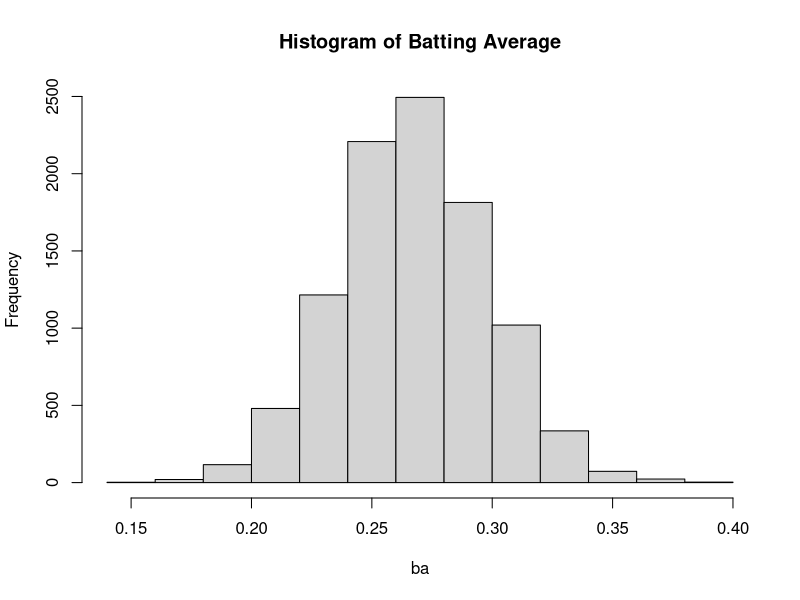
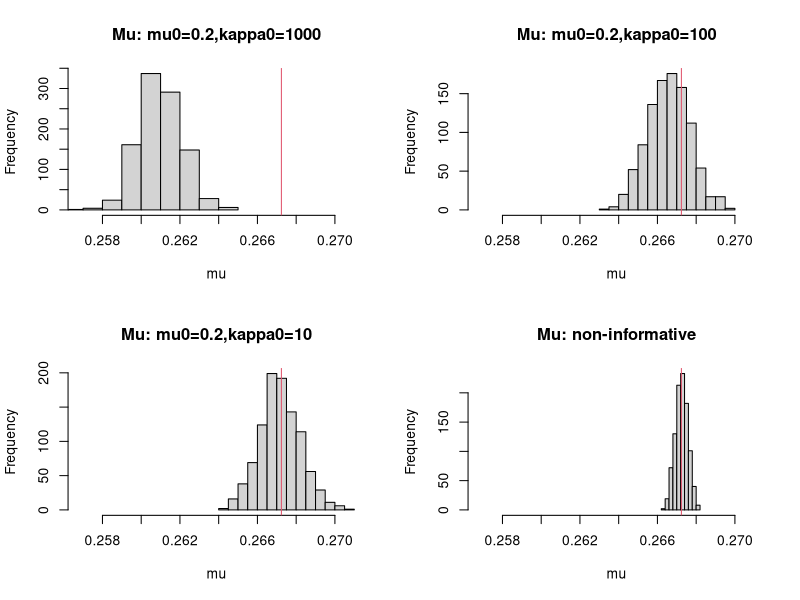
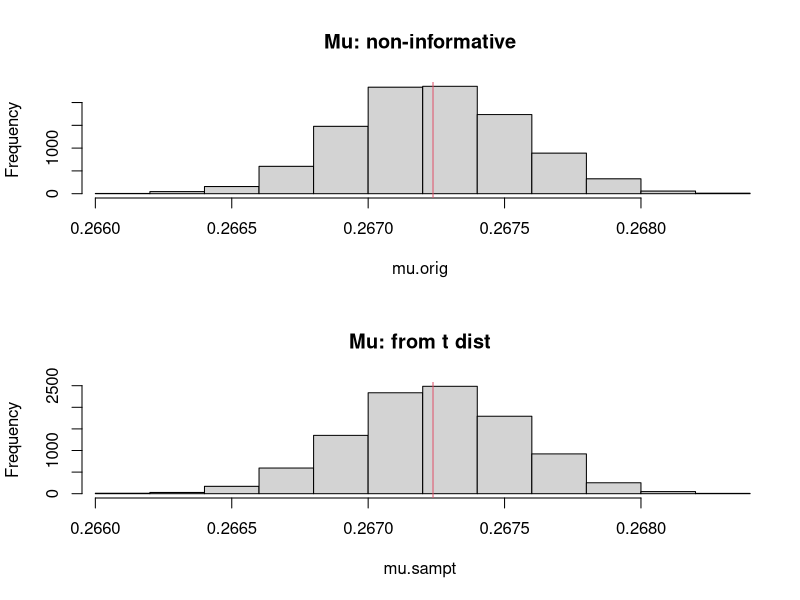
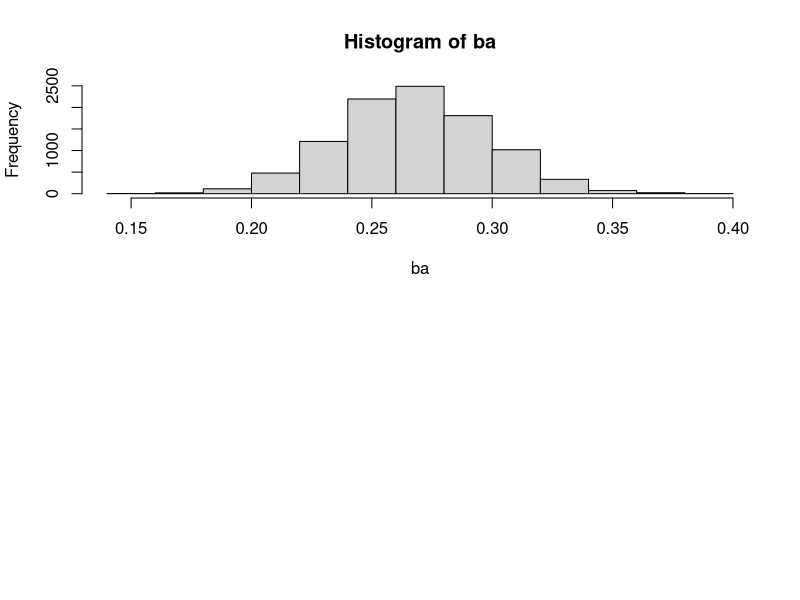
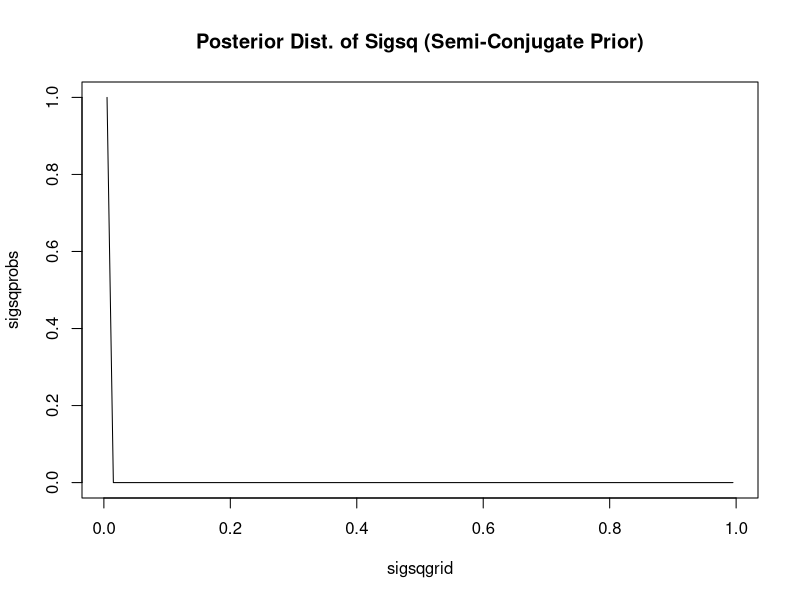
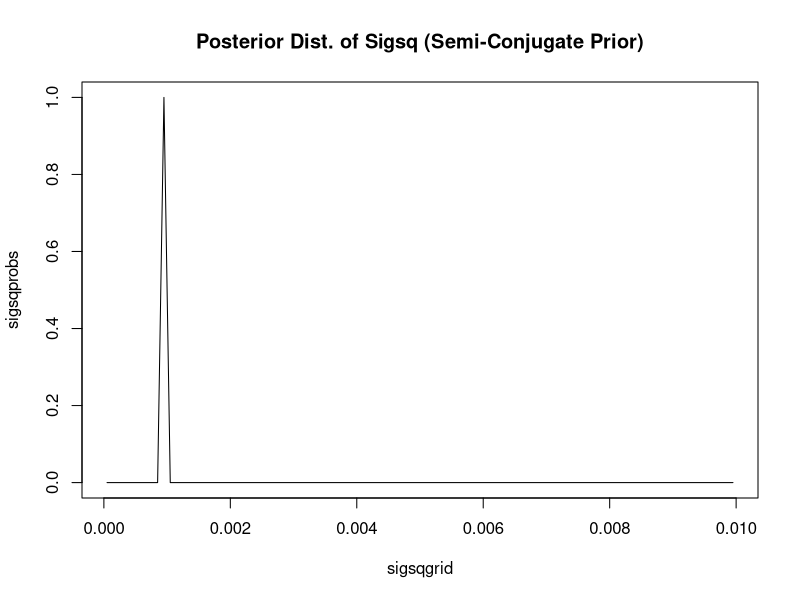
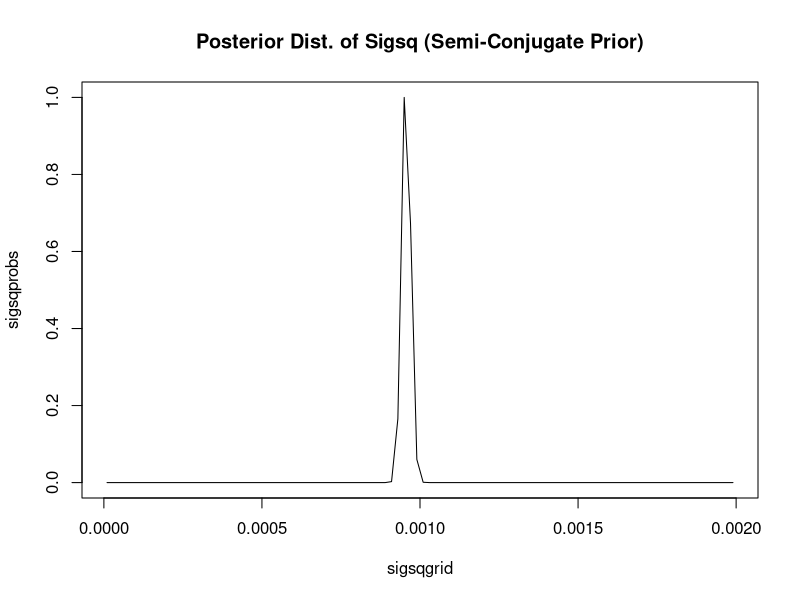
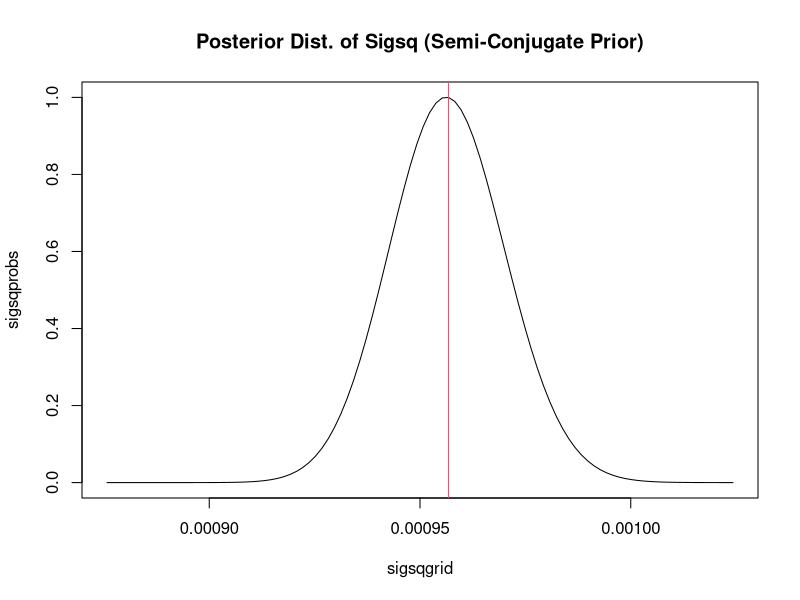

Write the R code that produced these figures, in order.
###################################################################
#### Normal Model with Conjugate and Noninformative Priors      ###
###################################################################

## Reading in Data:
data <- read.table("data/hitters.post1970.txt",header=T,row.names=NULL)
dim(data)

data[1:5,]

## Reducing data to player-seasons where ab >= 200
data <- data[data$AB >= 200,]
dim(data)


## Calculating batting average
ba <- data$H/data$AB
n <- length(ba)
hist(ba,main="Histogram of Batting Average")
min(ba)
data[which(ba==min(ba)),]
max(ba)
data[which(ba==max(ba)),]


sample.norm.conj <- function(y,mu0,kappa0,nu0,sigsq0,numsamp){
    n <- length(y)
	y.mean <- mean(y)
	y.ss <- var(y)*(n-1)
	discrep <- (kappa0*n/(kappa0+n))*(y.mean-mu0)^2
	x <- rgamma(numsamp,shape=(nu0+n)/2,rate=(nu0*sigsq0+y.ss+discrep)/2)
    sigsq.samp <- 1/x
	postvar <- 1/(n/sigsq.samp + kappa0/sigsq.samp)
	postmean <- (n*y.mean/sigsq.samp + kappa0*mu0/sigsq.samp)/(n/sigsq.samp + kappa0/sigsq.samp)
    mu.samp <- rnorm(numsamp,mean=postmean,sd=sqrt(postvar))
    out <- cbind(mu.samp,sigsq.samp)
    out
}

## checking the posterior for different conjugate priors and non-informative 
##  (different values of mu0,kappa0)

theta1 <- sample.norm.conj(ba,0.2,10,10,10,1000)   # mu0 = 0.2, kappa0 = 10, etc.
theta2 <- sample.norm.conj(ba,0.2,100,10,10,1000)   # mu0 = 0.2, kappa0 = 100, etc.
theta3 <- sample.norm.conj(ba,0.2,1000,10,10,1000)   # mu0 = 0.2, kappa0 = 1000, etc.
theta4 <- sample.norm.conj(ba,0.2,0,0,10,1000)   # non-informative kappa0 = 0, nu0 = 0 

par(mfrow=c(2,2))
minmu <- min(theta1[,1],theta2[,1],theta3[,1],theta4[,1],mean(ba))
maxmu <- max(theta1[,1],theta2[,1],theta3[,1],theta4[,1],mean(ba))
hist(theta3[,1],main="Mu: mu0=0.2,kappa0=1000",xlim=c(minmu,maxmu),xlab="mu")
abline(v=mean(ba),col=2)
hist(theta2[,1],main="Mu: mu0=0.2,kappa0=100",xlim=c(minmu,maxmu),xlab="mu")
abline(v=mean(ba),col=2)
hist(theta1[,1],main="Mu: mu0=0.2,kappa0=10",xlim=c(minmu,maxmu),xlab="mu")
abline(v=mean(ba),col=2)
hist(theta4[,1],main="Mu: non-informative",xlim=c(minmu,maxmu),xlab="mu")
abline(v=mean(ba),col=2)

## could have also generated mu directly from t distribution:
mu.sampt <- rt(10000,n-1)
mu.sampt <- mu.sampt*sqrt(var(ba)/n)+mean(ba)

## compare to original sampling scheme
theta <- sample.norm.conj(ba,0.2,0,0,10,10000)
mu.orig <- theta[,1]
    	
xmin <- min(mu.orig,mu.sampt)
xmax <- max(mu.orig,mu.sampt)
par(mfrow=c(2,1))
hist(mu.orig,main="Mu: non-informative",xlim=c(xmin,xmax))
abline(v=mean(ba),col=2)
hist(mu.sampt,main="Mu: from t dist",xlim=c(xmin,xmax))
abline(v=mean(ba),col=2)

###################################################################
#### Grid Search and Grid Sample: Semi-Conjugate Normal Example ###
###################################################################

## Reading in Data:
data <- read.table("data/hitters.post1970.txt",header=T)

## Reducing data to player-seasons where ab > 200
data <- data[data$AB > 200,]


## Calculating batting average
ba <- data$H/data$AB
n <- length(ba)
hist(ba)
min(ba)
data[which(ba==min(ba)),]
max(ba)
data[which(ba==max(ba)),]


evaluatepostsigsq <- function(sigsqvalues,y,mu0,nu0,tausq0,sigsq0){
	m <- length(sigsqvalues)
	logvals <- rep(0,m)
	n <- length(y)
	for (i in 1:m){
		cursigsq <- sigsqvalues[i]
		postmean  <- (n*mean(y)/cursigsq + mu0/tausq0)/(n/cursigsq + 1/tausq0)
		for (j in 1:n){
			logvals[i] <- logvals[i] + dnorm(y[j],mean=postmean,sd=sqrt(cursigsq),log=T)
		}
		logvals[i] <- logvals[i] - 0.5*log(n/cursigsq + 1/tausq0)
		logvals[i] <- logvals[i] - (0.5*nu0+1)*log(cursigsq) - nu0*sigsq0/(2*cursigsq)
		print (i)
	}
	out <- exp(logvals-max(logvals))
	out
}

## setting hyperparameter values
tausq0 <- 0.1
sigsq0 <- 0.1
nu0 <- 0.001
mu0 <- 0.2

sigsqgrid <- ppoints(100)
sigsqprobs <- evaluatepostsigsq(sigsqgrid,ba,mu0,nu0,tausq0,sigsq0)
par(mfrow=c(1,1))
plot(sigsqgrid,sigsqprobs,type="l",main="Posterior Dist. of Sigsq (Semi-Conjugate Prior)")

sigsqgrid <- ppoints(100)*0.01
sigsqprobs <- evaluatepostsigsq(sigsqgrid,ba,mu0,nu0,tausq0,sigsq0)
par(mfrow=c(1,1))
plot(sigsqgrid,sigsqprobs,type="l",main="Posterior Dist. of Sigsq (Semi-Conjugate Prior)")


sigsqgrid <- ppoints(100)*0.002
sigsqprobs <- evaluatepostsigsq(sigsqgrid,ba,mu0,nu0,tausq0,sigsq0)
par(mfrow=c(1,1))
plot(sigsqgrid,sigsqprobs,type="l",main="Posterior Dist. of Sigsq (Semi-Conjugate Prior)")

sigsqgrid <- ppoints(100)*0.00015+0.000875
sigsqprobs <- evaluatepostsigsq(sigsqgrid,ba,mu0,nu0,tausq0,sigsq0)
par(mfrow=c(1,1))
plot(sigsqgrid,sigsqprobs,type="l",main="Posterior Dist. of Sigsq (Semi-Conjugate Prior)")

## optimal point estimate approximated by grid point with highest value
sigsqhat <- sigsqgrid[which(sigsqprobs==max(sigsqprobs))]
abline(v=sigsqhat,col=2)


## grid sampling: sample 1000 values of sigsq proportional to sigsqprobs

sigsqprobs <- sigsqprobs/sum(sigsqprobs)
sigsq.samp <- sample(sigsqgrid,size=1000,replace=T,prob=sigsqprobs)

plot(sigsqgrid,sigsqprobs,type="l",main="Posterior Dist. of Sigsq (Semi-Conjugate Prior)",xlim=c(0.000875,0.001025),col=2,lwd=2)
par(new=T)
hist(sigsq.samp,prob=T,xlim=c(0.000875,0.001025),main="Posterior Dist. of Sigsq (Semi-Conjugate Prior)",xlab="",ylab="",yaxt="n",breaks=25,col=)

## sampling mu given sampled sigmasq

mu.samp.semiconjugate <- rep(NA,1000)
for (i in 1:1000){
	postvar <- 1/(n/sigsq.samp[i] + 1/tausq0)
	postmean <- (n*mean(ba)/sigsq.samp[i] + mu0/tausq0)*postvar
	mu.samp.semiconjugate[i] <- rnorm(1,mean=postmean,sd=sqrt(postvar))
}
hist(mu.samp.semiconjugate,main="Post.Dist. of Mu (Semi-Conjugate Prior)")
abline(v=mean(ba),col=2)


############################################################
### Grid Search and Grid Sample: Poisson Planes Dataset ####
############################################################

## input data:  
data <- read.table("data/planes.txt",skip=1)
y <- data[,2]
t <- data[,1]-1976
n <- length(y)
hist(y)
plot(t,y,pch=19)

## graphing posterior over range of alpha and beta:
posteriorplanes <- function(alpha,beta){
  logpost <- -Inf
  if (alpha + beta*max(t) > 0){
    logpost <- 0
    for (i in 1:n){
      logpost <- logpost + y[i]*log(alpha+beta*t[i])
      logpost <- logpost - (alpha+beta*t[i])
    }
  }
  logpost
}

numgrid <- 100
alpharange <- ppoints(numgrid)*20   # alpha between 0 and 20
betarange <- ppoints(numgrid)*6  # beta between 0 and 6

numgrid <- 100
alpharange <- ppoints(numgrid)*20+20   # alpha between 20 and 40
betarange <- ppoints(numgrid)*6-3  # beta between -3 and 3
full <- matrix(NA,nrow=numgrid,ncol=numgrid)
for (i in 1:numgrid){
  for (j in 1:numgrid){
    full[i,j] <- posteriorplanes(alpharange[i],betarange[j])
  }
}
full <- exp(full - max(full))
full <- full/sum(full)
contour(alpharange,betarange,full,xlab="alpha",ylab="beta",drawlabels=F)

## calculating probabilities for grid sampler:

alphamarginal <- rep(NA,numgrid)
for (i in 1:numgrid){
  alphamarginal[i] <- sum(full[i,])
}
betaconditional <- matrix(NA,nrow=numgrid,ncol=numgrid)
for (i in 1:numgrid){
  for (j in 1:numgrid){
    betaconditional[i,j] <- full[i,j]/sum(full[i,])
  }
}

## plotting marginal distribution of alpha
par(mfrow=c(1,1))
plot(alpharange,alphamarginal,type="l",main="marginal dist. of alpha")

## plotting conditional distribution of beta given alpha
alpharange[25]
alpharange[50]
alpharange[75]
par(mfrow=c(3,1))
plot(betarange,betaconditional[25,],type="l",main="dist. of beta for alpha = 24.9")
plot(betarange,betaconditional[50,],type="l",main="dist. of beta for alpha = 29.9")
plot(betarange,betaconditional[75,],type="l",main="dist. of beta for alpha = 34.9")

## sampling grid values:

alpha.samp <- rep(NA,10000)
beta.samp <- rep(NA,10000)
for (m in 1:10000){
  a <- sample(1:100,size=1,replace=T,prob=alphamarginal)
  b <- sample(1:100,size=1,replace=T,prob=betaconditional[a,])
  alpha.samp[m] <- alpharange[a]
  beta.samp[m] <- betarange[b]
}

par(mfrow=c(1,1))
contour(alpharange,betarange,full,xlab="alpha",ylab="beta",drawlabels=F,col=2)
points(alpha.samp,beta.samp)

## calculating posterior means/intervals for alpha and beta

par(mfrow=c(2,1))
hist(alpha.samp,main="Alpha Samples")
hist(beta.samp,main="Beta Samples")

mean(alpha.samp)
mean(beta.samp)

alpha.sampsort <- sort(alpha.samp)
beta.sampsort <- sort(beta.samp)

alpha.sampsort[250]
alpha.sampsort[9750]
beta.sampsort[250]
beta.sampsort[9750]

sum(beta.samp >= 0)/10000

par(mfrow=c(1,1))
plot(t,y,pch=19)
for (i in 1:1000){
  abline(alpha.samp[i],beta.samp[i],col=3)
}
points(t,y,pch=19)

## predicted new observation for 1986 (t = 10):

pred.rate <- alpha.samp + beta.samp*10

pred.accidents <- rep(NA,10000)
for (i in 1:10000){
  pred.accidents[i] <- rpois(1,pred.rate[i])
}

mean(pred.accidents)
sort(pred.accidents)[250]
sort(pred.accidents)[9750]

par(mfrow=c(2,1))
hist(pred.accidents,xlim=c(0,45))
hist(y,xlim=c(0,45))


